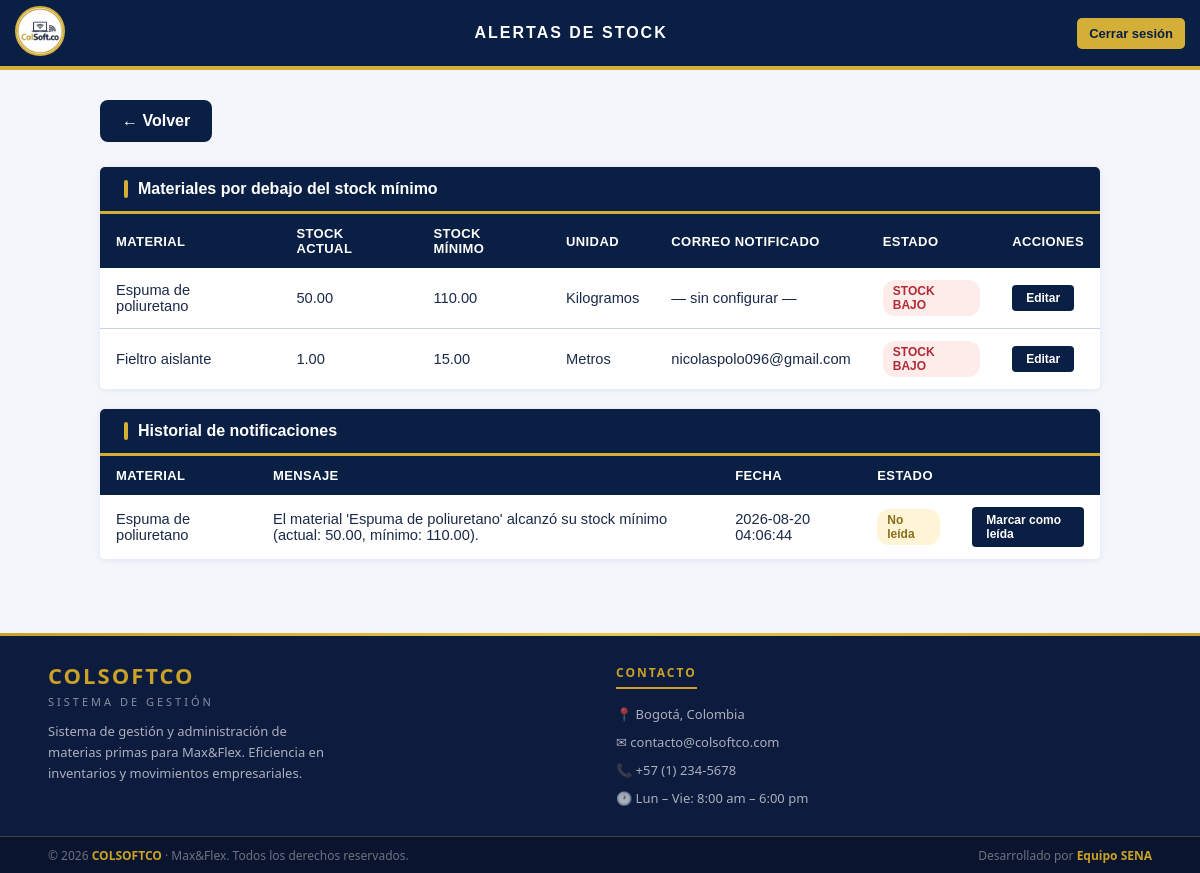
/view/control_de_stock/alertas_stock/lista_alertas.php (signed in), run on an earlier commit of the app's database.
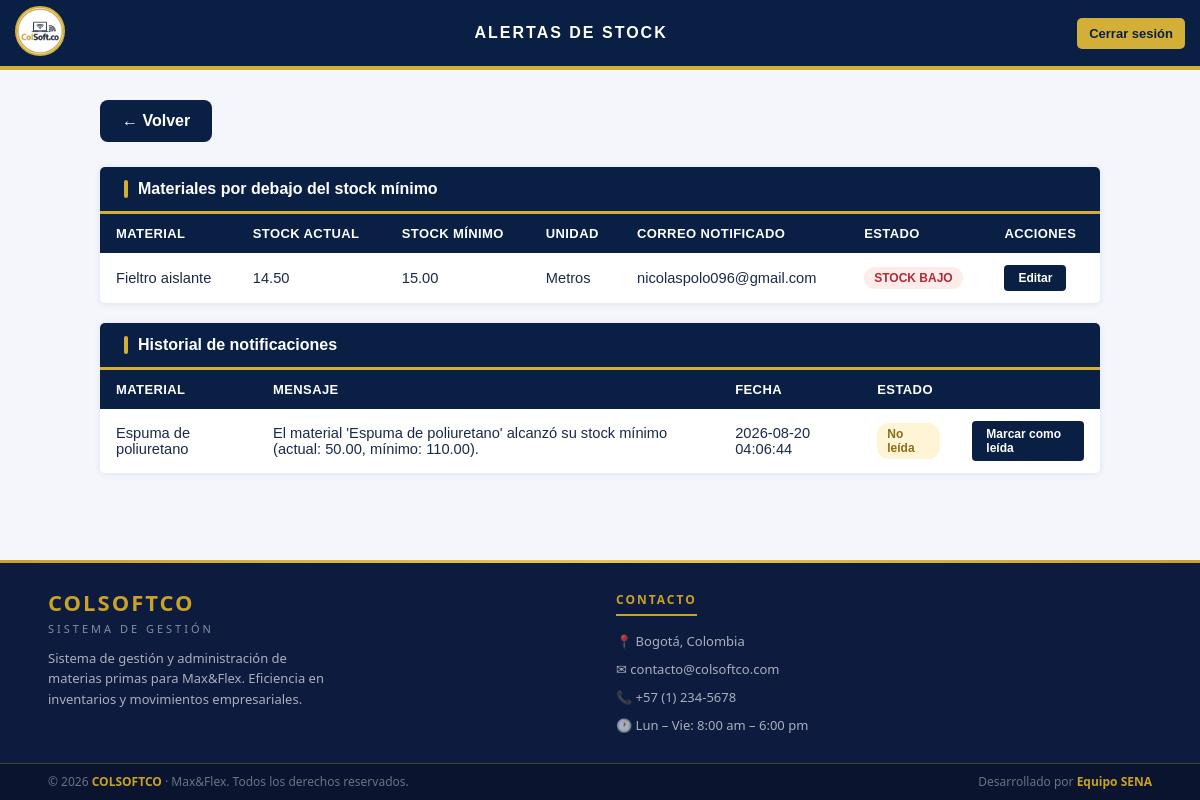
And on a later commit of the database.
### tables this page shows
CREATE TABLE `materias_primas` (
  `id_material` int(11) NOT NULL,
  `nombre_material` varchar(100) NOT NULL,
  `stock_actual` decimal(12,2) DEFAULT 0.00,
  `stock_minimo` decimal(12,2) NOT NULL,
  `id_unidad` int(11) DEFAULT NULL,
  `id_proveedor` int(11) DEFAULT NULL,
  `notificar_email` tinyint(1) NOT NULL DEFAULT 0,
  `correo_notificacion` varchar(150) DEFAULT NULL,
  `alerta_enviada` tinyint(1) NOT NULL DEFAULT 0
);

CREATE TABLE `unidades_medida` (
  `id_unidad` int(11) NOT NULL,
  `sigla` varchar(5) NOT NULL,
  `nombre_unidad` varchar(20) NOT NULL
);

CREATE TABLE `notificaciones` (
  `id_notificacion` int(11) NOT NULL,
  `id_material` int(11) DEFAULT NULL,
  `mensaje` text DEFAULT NULL,
  `fecha_generada` timestamp NOT NULL DEFAULT current_timestamp(),
  `leida` tinyint(1) DEFAULT 0
);

### app/alerta_stock.php (called while the page is built, shortened)
<?php
require_once __DIR__ . '/../config/conexion.php';
class AlertaStockLogica
{
    private $conn;
    public function __construct()
    {
        $db = new Conexion();
        $this->conn = $db->getConnection();
    }
    public function listarMaterialesEnAlerta()
    {
        $sql = "
            SELECT mp.*, um.nombre_unidad
            FROM materias_primas mp
            LEFT JOIN unidades_medida um ON mp.id_unidad = um.id_unidad
            WHERE mp.stock_actual <= mp.stock_minimo
            ORDER BY mp.nombre_material ASC
        ";
        return $this->conn->query($sql)->fetchAll(PDO::FETCH_ASSOC);
    }
    public function listarNotificaciones($soloNoLeidas = false)
    {
        $sql = "
            SELECT n.*, mp.nombre_material
            FROM notificaciones n
            LEFT JOIN materias_primas mp ON n.id_material = mp.id_material
        ";
        $sql .= " ORDER BY n.fecha_generada DESC";
        return $this->conn->query($sql)->fetchAll(PDO::FETCH_ASSOC);
    }
}

### config/conexion.php (called while the page is built, shortened)
<?php
  class Conexion
  {
    private string $Servidor = "localhost";
    private string $BaseDeDatos = "colsoftco";
    private string $Usuario = "root";
    private string $Password = "";
    public function getConnection(){
      $this->Conector = new PDO(
        "mysql:host=".$this->Servidor.";dbname=".$this->BaseDeDatos,
        $this->Usuario,
        $this->Password
      );
      $this->Conector->exec("set names utf8");
      return $this->Conector;
    }
  }

### view/control_de_stock/alertas_stock/lista_alertas.php (the view, shortened to what the changed rows need)
<?php
require_once __DIR__ . '/../../../app/alerta_stock.php';
$logicaAlerta = new AlertaStockLogica();
$materialesEnAlerta = $logicaAlerta->listarMaterialesEnAlerta();
$notificaciones = $logicaAlerta->listarNotificaciones();
?>
<!DOCTYPE html>
<html lang="es">
<head>
  <link rel="stylesheet" href="../controlstock.css">
</head>
<body>
  <header>
    <div class="header-title">
        <h1>Alertas de Stock</h1>
    </div>
  </header>
  <div class="page-body">
    <div class="content" style="margin: 0 auto; max-width: 1000px; width: 100%;">
      <div class="form-card">
        <div class="form-body" style="padding: 0;">
          <?php if (count($materialesEnAlerta) > 0): ?>
            <table class="tabla-alertas">
              <thead>
                <tr>
                  <th>Material</th>
                  <th>Stock Actual</th>
                  <th>Stock Mínimo</th>
                  <th>Unidad</th>
                  <th>Correo Notificado</th>
                  <th>Estado</th>
                  <th>Acciones</th>
                </tr>
              </thead>
              <tbody>
                <?php foreach ($materialesEnAlerta as $material): ?>
                  <tr>
                    <td><?= htmlspecialchars($material['nombre_material']) ?></td>
                    <td><?= htmlspecialchars($material['stock_actual']) ?></td>
                    <td><?= htmlspecialchars($material['stock_minimo']) ?></td>
                    <td><?= htmlspecialchars($material['nombre_unidad'] ?? '—') ?></td>
                    <td><?= htmlspecialchars($material['correo_notificacion'] ?? '— sin configurar —') ?></td>
                    <td><span class="badge badge-stock-bajo">STOCK BAJO</span></td>
                    <td>
                        <a href="../inventario/editar_inventario.php?id=<?= (int)$material['id_material'] ?>"
                           class="btn-marcar-leida">
                           Editar
                        </a>
                    </td>
                  </tr>
                <?php endforeach; ?>
              </tbody>
            </table>
          <?php else: ?>
            <p class="sin-alertas">
              No hay materiales por debajo del stock mínimo en este momento.
            </p>
          <?php endif; ?>
        </div>
      </div>
      <div class="form-card">
        <div class="form-body" style="padding: 0;">
          <?php if (count($notificaciones) > 0): ?>
            <table class="tabla-alertas">
              <thead>
                <tr>
                  <th>Material</th>
                  <th>Mensaje</th>
                  <th>Fecha</th>
                  <th>Estado</th>
                  <th></th>
                </tr>
              </thead>
              <tbody>
                <?php foreach ($notificaciones as $notif): ?>
                  <tr>
                    <td><?= htmlspecialchars($notif['nombre_material'] ?? '—') ?></td>
                    <td><?= htmlspecialchars($notif['mensaje']) ?></td>
                    <td><?= htmlspecialchars($notif['fecha_generada']) ?></td>
                    <td>
                        <?php if ($notif['leida']): ?>
                            <span class="badge badge-leida">Leída</span>
                        <?php else: ?>
                            <span class="badge badge-no-leida">No leída</span>
                        <?php endif; ?>
                    </td>
                    <td>
                        <?php if (!$notif['leida']): ?>
                            <a href="lista_alertas.php?marcar_leida=<?= (int)$notif['id_notificacion'] ?>"
                               class="btn-marcar-leida">
                                Marcar como leída
                            </a>
                        <?php endif; ?>
                    </td>
                  </tr>
                <?php endforeach; ?>
              </tbody>
            </table>
          <?php else: ?>
            <p class="sin-alertas">
              Todavía no se ha generado ninguna notificación de stock.
            </p>
          <?php endif; ?>
        </div>
      </div>
    </div>
  </div>
</body>
</html>

What changed in the data, as far as the page shows it:
no longer on this page (row edited): materias_primas: nombre_material "Espuma de poliuretano", stock_actual "50.00", stock_minimo "110.00", id_unidad.nombre_unidad "Kilogramos", correo_notificacion "— sin configurar —"
changed materias_primas "Fieltro aislante": stock_actual "1.00" → "14.50"
